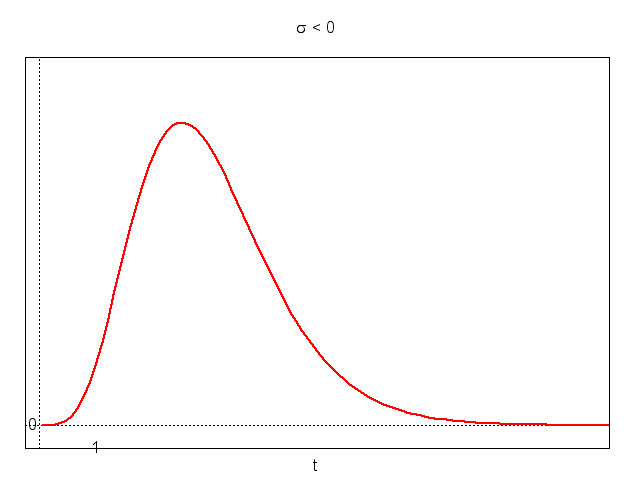

Generate this figure with gnuplot:
set terminal png
set output 'poli_reali3_1.png'
set encoding utf8
load 'config.plt'
#
set xlabel 't'
set xzeroaxis
set yzeroaxis
unset ytics
unset xtics
#
set title "{/Symbol s} < 0"
set label "0" at 0,0 right
set label "1" at 1,-.25 center
plot [-.25:10][-.25:4] x >= 0 ? 5*(x**5)*exp(-2*x) : 1/0 notitle w l ls 1
